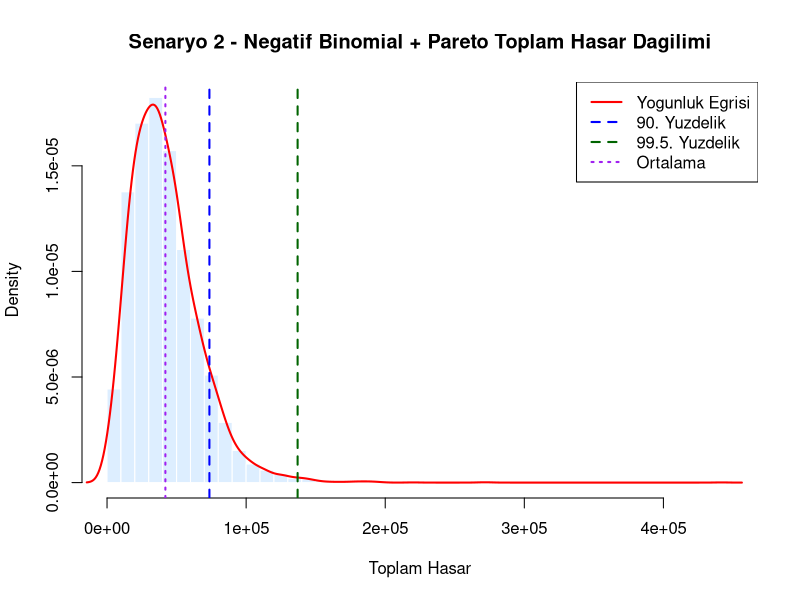
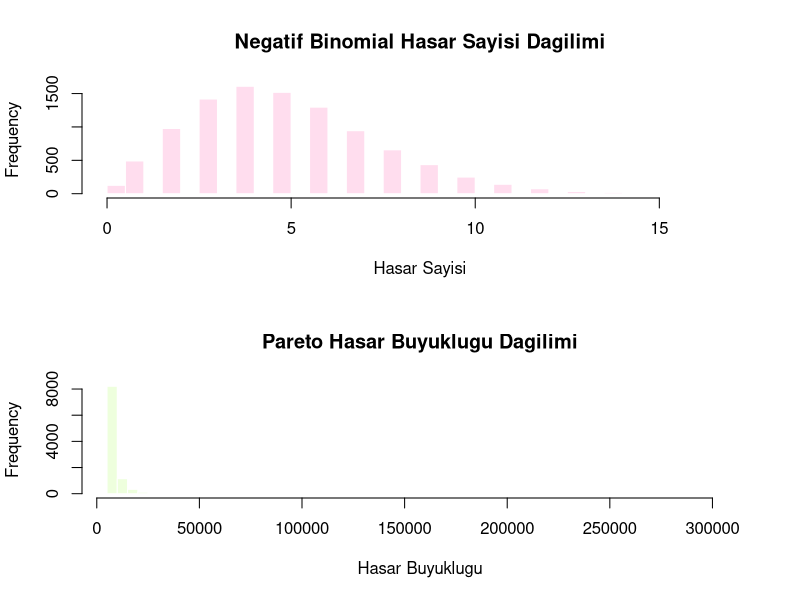
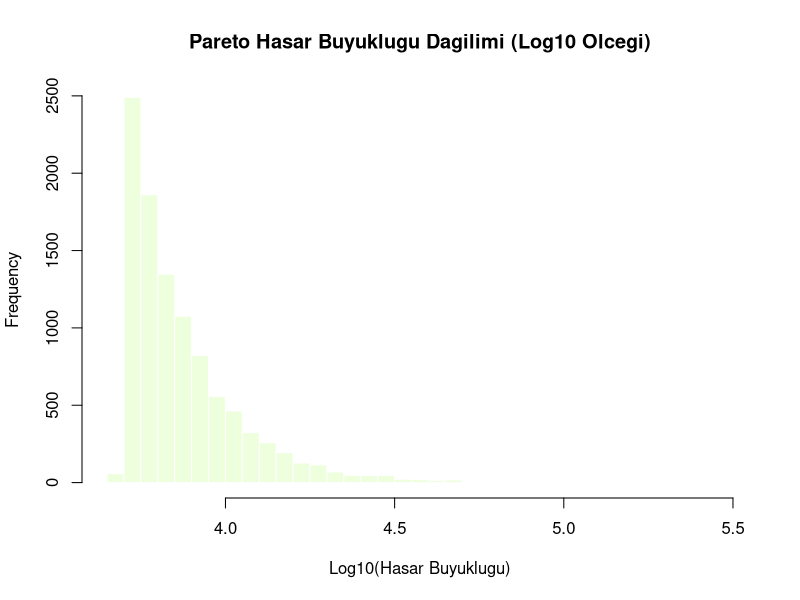
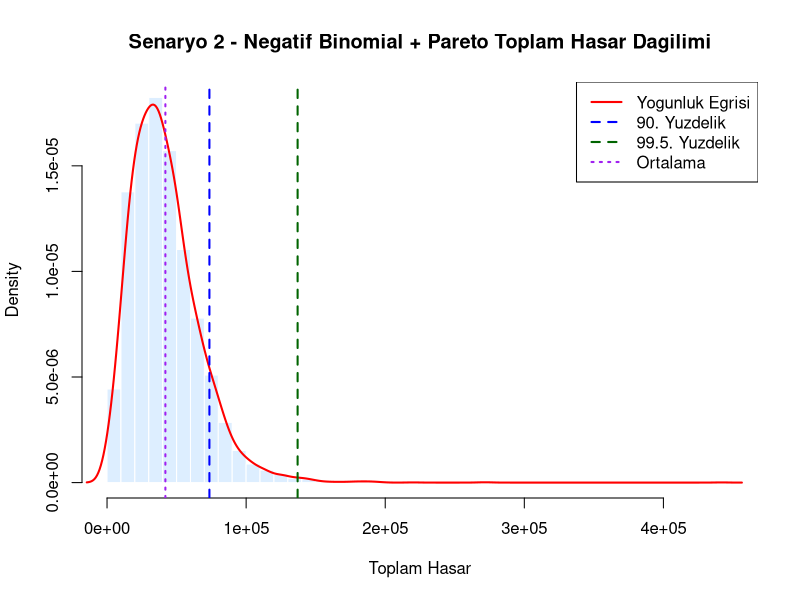
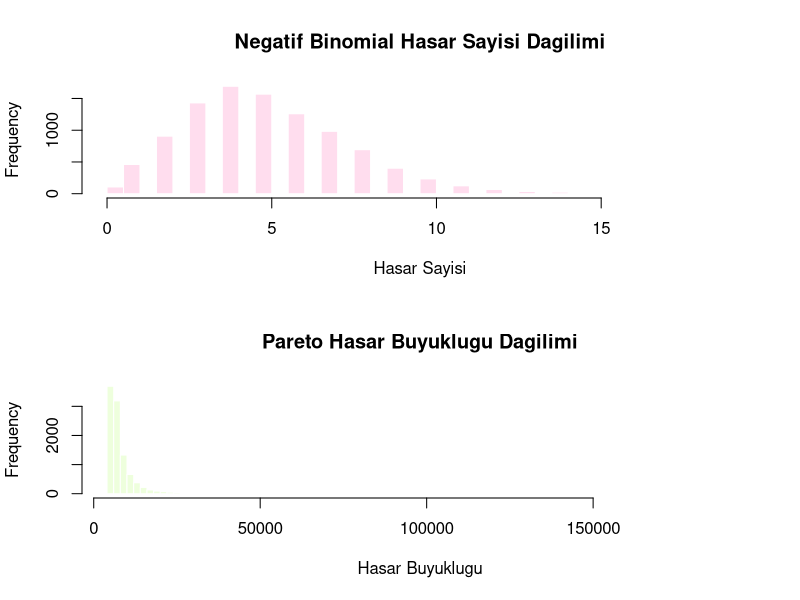
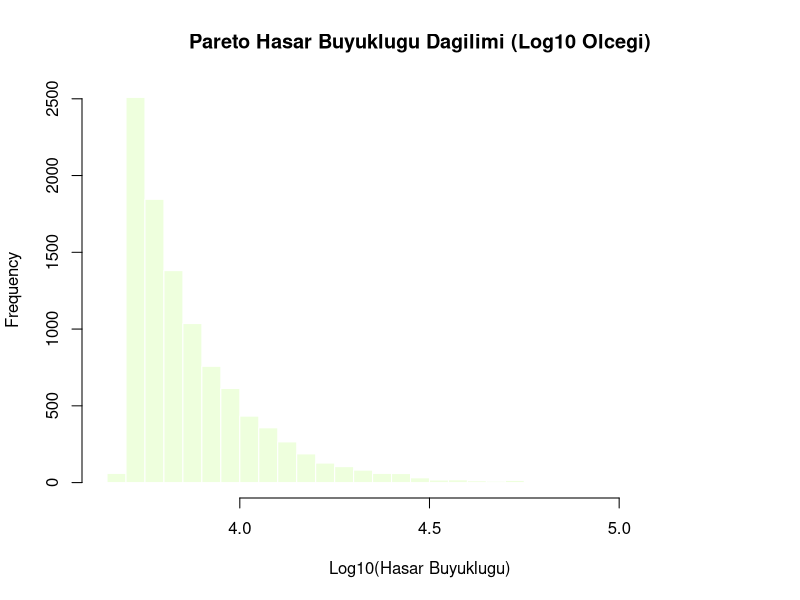

The R script that drew these images, in order:
# Karakter kodlaması ayarları
Sys.setlocale("LC_ALL", "en_US.UTF-8")
# Windows için: Sys.setlocale("LC_ALL", "Turkish")

# Grafik aygıtını UTF-8 destekli olarak ayarla
options(encoding = "UTF-8")

# Pareto rastgele sayı üretici fonksiyonu
pareto_rv <- function(n, alpha, xm) {
  xm / (runif(n)^(1 / alpha))
}

# Parametreler
set.seed(456)
n_iter <- 10000            # Simülasyon sayısı
size <- 20                 # Negatif binomial size parametresi
prob <- 0.8                # Negatif binomial başarı olasılığı
alpha <- 2.5               # Pareto şekil parametresi
xm <- 5000                 # Pareto ölçek parametresi (minimum değer)

# Simülasyon
toplam_hasarlar <- replicate(n_iter, {
  n_claims <- rnbinom(1, size = size, prob = prob)
  if (n_claims > 0) {
    sum(pareto_rv(n_claims, alpha = alpha, xm = xm))
  } else {
    0
  }
})

# Simülasyon sonuçları
ortalama_sim <- mean(toplam_hasarlar)
varyans_sim <- var(toplam_hasarlar)
q90_sim <- quantile(toplam_hasarlar, 0.90)
q995_sim <- quantile(toplam_hasarlar, 0.995)

# Analitik Hesaplamalar
# Pareto dağılımı için
EX <- ifelse(alpha > 1, alpha * xm / (alpha - 1), Inf)
VarX <- ifelse(alpha > 2, (alpha * xm^2) / ((alpha - 1)^2 * (alpha - 2)), Inf)

# Negatif binomial dağılımı için
EN <- size * (1 - prob) / prob  # Negatif binomial beklenen değeri
VarN <- size * (1 - prob) / prob^2  # Negatif binomial varyansı

# Bileşik dağılım için beklenen değer ve varyans
E_S <- EN * EX
Var_S <- EN * VarX + (EX^2) * VarN

# Risk sermayesi (99.5% VaR - Ortalama)
risk_sermayesi_sim <- q995_sim - ortalama_sim

# Sonuçları yazdır
cat("\nSenaryo 2 - Negatif Binomial + Pareto Bilesik Dagilim\n")
cat("--------------------------------------------------\n")
cat("Simulasyon Ortalama Hasar:", format(ortalama_sim, scientific = FALSE), "\n")
cat("Analitik Ortalama Hasar:", format(E_S, scientific = FALSE), "\n")
cat("\n")
cat("Simulasyon Varyans:", format(varyans_sim, scientific = FALSE), "\n")
cat("Analitik Varyans:", format(Var_S, scientific = FALSE), "\n")
cat("\n")
cat("Simulasyon 90% Yuzdelik Dilim:", format(q90_sim, scientific = FALSE), "\n")
cat("Simulasyon 99.5% Yuzdelik Dilim:", format(q995_sim, scientific = FALSE), "\n")
cat("\n")
cat("Risk Sermayesi (Simulasyon):", format(risk_sermayesi_sim, scientific = FALSE), "\n")

# PDF grafik dosyası olarak kaydet (isteğe bağlı)
pdf("senaryo2_grafikler.pdf", width=10, height=14)

# Ana dağılım grafiği - karakter kodlaması sorunlarını önlemek için
par(mfrow = c(1, 1))
hist(toplam_hasarlar, breaks = 60, probability = TRUE,
     col = "#DDEEFF", border = "white",
     main = "Senaryo 2 - Negatif Binomial + Pareto Toplam Hasar Dagilimi",
     xlab = "Toplam Hasar")

# Yoğunluk eğrisi ekle
lines(density(toplam_hasarlar, adjust = 1.5), col = "red", lwd = 2)
abline(v = q90_sim, col = "blue", lty = 2, lwd = 2)
abline(v = q995_sim, col = "darkgreen", lty = 2, lwd = 2)
abline(v = ortalama_sim, col = "purple", lty = 3, lwd = 2)

# Lejant ekle
legend("topright", 
       legend = c("Yogunluk Egrisi", "90. Yuzdelik", "99.5. Yuzdelik", "Ortalama"),
       col = c("red", "blue", "darkgreen", "purple"), 
       lty = c(1, 2, 2, 3), 
       lwd = 2)

# Negatif Binomial ve Pareto dağılımlarının görselleştirilmesi
nb_counts <- rnbinom(10000, size = size, prob = prob)
pareto_claims <- pareto_rv(10000, alpha = alpha, xm = xm)

# İki panel grafik oluştur
par(mfrow = c(2, 1))

# Hasar sayısı dağılımı
hist(nb_counts, breaks = 30, col = "#FFDDEE", border = "white",
     main = "Negatif Binomial Hasar Sayisi Dagilimi", 
     xlab = "Hasar Sayisi")

# Hasar büyüklüğü dağılımı
hist(pareto_claims, breaks = 100, col = "#EEFFDD", border = "white",
     main = "Pareto Hasar Buyuklugu Dagilimi", 
     xlab = "Hasar Buyuklugu")

# Pareto'nun uzun kuyruğunu göstermek için logaritmik ölçekte de çizelim
par(mfrow = c(1, 1))
hist(log10(pareto_claims), breaks = 50, col = "#EEFFDD", border = "white",
     main = "Pareto Hasar Buyuklugu Dagilimi (Log10 Olcegi)", 
     xlab = "Log10(Hasar Buyuklugu)")

# PDF kapama
dev.off()

# Ayrıca ekranda görüntüle - ana dağılım grafiği
par(mfrow = c(1, 1))
hist(toplam_hasarlar, breaks = 60, probability = TRUE,
     col = "#DDEEFF", border = "white",
     main = "Senaryo 2 - Negatif Binomial + Pareto Toplam Hasar Dagilimi",
     xlab = "Toplam Hasar")

# Yoğunluk eğrisi ekle
lines(density(toplam_hasarlar, adjust = 1.5), col = "red", lwd = 2)
abline(v = q90_sim, col = "blue", lty = 2, lwd = 2)
abline(v = q995_sim, col = "darkgreen", lty = 2, lwd = 2)
abline(v = ortalama_sim, col = "purple", lty = 3, lwd = 2)

# Lejant ekle
legend("topright", 
       legend = c("Yogunluk Egrisi", "90. Yuzdelik", "99.5. Yuzdelik", "Ortalama"),
       col = c("red", "blue", "darkgreen", "purple"), 
       lty = c(1, 2, 2, 3), 
       lwd = 2)

# Negatif Binomial ve Pareto dağılımlarının görselleştirilmesi - ekranda
nb_counts <- rnbinom(10000, size = size, prob = prob)
pareto_claims <- pareto_rv(10000, alpha = alpha, xm = xm)

# İki panel grafik oluştur
par(mfrow = c(2, 1))

# Hasar sayısı dağılımı
hist(nb_counts, breaks = 30, col = "#FFDDEE", border = "white",
     main = "Negatif Binomial Hasar Sayisi Dagilimi", 
     xlab = "Hasar Sayisi")

# Hasar büyüklüğü dağılımı
hist(pareto_claims, breaks = 100, col = "#EEFFDD", border = "white",
     main = "Pareto Hasar Buyuklugu Dagilimi", 
     xlab = "Hasar Buyuklugu")

# Pareto'nun uzun kuyruğunu göstermek için logaritmik ölçekte de çizelim
par(mfrow = c(1, 1))
hist(log10(pareto_claims), breaks = 50, col = "#EEFFDD", border = "white",
     main = "Pareto Hasar Buyuklugu Dagilimi (Log10 Olcegi)", 
     xlab = "Log10(Hasar Buyuklugu)")
